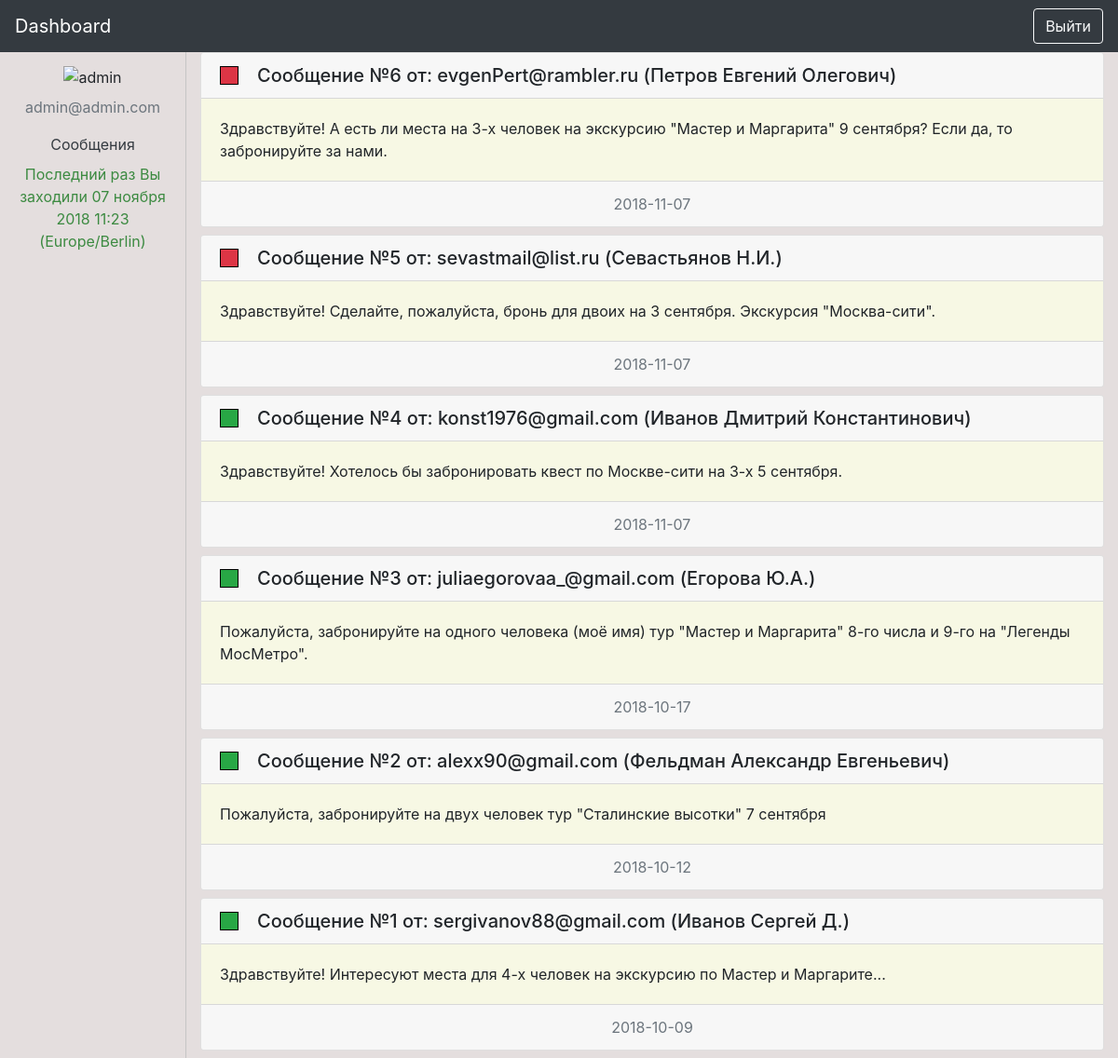
/backend/admin_page.php (signed in), run on the app's committed database.
### tables this page shows
CREATE TABLE `messages` (
  `message_id` int(255) NOT NULL,
  `email` varchar(255) NOT NULL,
  `full_name` varchar(255) NOT NULL,
  `message` text NOT NULL,
  `date_created` date NOT NULL
);

### backend/admin_page.php (the view, shortened to what this page needs)
<?php
$login = $_SESSION['login'];
?>
<!doctype html>
<html lang="en">
  <head>
    <link rel="stylesheet" href="https://stackpath.bootstrapcdn.com/bootstrap/4.1.3/css/bootstrap.min.css">
    <link rel="stylesheet" href="style.css">
  </head>
  <body>
    <nav class="navbar top-fixed navbar-dark bg-dark">
        <a class="navbar-brand" href="#">Dashboard</a>
        <a class="btn btn-outline-light" href="unauth.php" role="button">Выйти</a>
    </nav>
    <div class="container-fluid">
        <div class="row container-fluid-content">
            <div class="d-flex col-12 col-sm-3 col-lg-2 sidebar flex-column text-center">
                <div><img src="admin.png" alt="admin" class="sidebar-icon"></div>
                <div class="navbar-nav navbar-nav-margin">
                    <a class="nav-item nav-link disabled admin-name" href="#"><?= $login?></a>
                    <a class="nav-item nav-link text-dark" href="#">Сообщения</a>
                    <span class="text-light-grey mb-1">
                        <?php
                            include "db.php";
                            $month_name = [
                                'января',
                                'февраля',
                                'марта',
                                'апреля',
                                'мая',
                                'июня',
                                'июля',
                                'августа',
                                'сентября',
                                'октября',
                                'ноября',
                                'декабря',
                            ];
                            $new_last_visit = date("d {$month_name[date('n') - 1]} Y G:i (e)");
                            $query = "SELECT last_visit FROM admins WHERE login='$login'";
                            $result = mysqli_query($link, $query);
                            $result_assoc = mysqli_fetch_assoc($result);
                            if ($result_assoc['last_visit'] == '') {
                                echo 'Вы не посещали ранее эту страницу';
                                $query = "UPDATE admins SET last_visit='$new_last_visit' WHERE login='$login'";
                                mysqli_query($link, $query);
                            } else {
                                echo "Последний раз Вы заходили {$result_assoc['last_visit']}";
                            }
                        ?>
                    </span>
                </div>
            </div>
            <div class="col messages">
                <?php
                    include "db.php";
                    $query = "SELECT * FROM messages;";
                    $result = mysqli_query($link, $query);
                    while ($messages_data = mysqli_fetch_assoc($result)) {
                        $messages[] = $messages_data;
                    }
                    $message_item = [];
                    foreach ($messages as $index => $message) {
                        $message_index = $index + 1;
                        $email = $message['email'];
                        $message_content = $message['message'];
                        $name = $message['full_name'];
                        $date_created = $message['date_created'];
                        $is_read_check = "SELECT login, message FROM is_read WHERE login='$login' AND message='$message_content'";
                        $is_read_check_assoc = mysqli_fetch_assoc(mysqli_query($link, $is_read_check));
                        $sign_color = ($is_read_check_assoc == NULL) ? "bg-danger" : "bg-success";
                        $message_card = "<div class=\"card mb-2\">" . "<h5 class=\"card-header d-flex align-items-center\"><div class=\"sign $sign_color\"></div>Сообщение №" .
                                        "$message_index от: " . "$email ($name)" . "</h5><div class=\"card-body bg-milky\"><p class=\"card-text\">" .
                                        "$message_content" . "</p></div><div class=\"card-footer text-muted text-center\">" . "$date_created" .
                                        "</div></div>";
                        $message_item[] = $message_card;
                        if ($sign_color == "bg-danger") {
                            $query_add_message_status = "INSERT INTO is_read (login, message) VALUES ('$login', '$message_content')";
                            mysqli_query($link, $query_add_message_status);
                        }
                    }
                    for ($index = count($message_item) - 1; $index >= 0; $index--) {
                        echo "$message_item[$index]";
                    }
                ?>
            </div>
        </div>
    </div>
  </body>
</html>

### backend/style.css (style rules this page uses)
body { background: rgba(151, 129, 129, 0.26); }
img { height: 50px; }
.sidebar { border-right: 1px rgb(197, 197, 197) solid; }
.sidebar-icon { margin: 15px 0 0 0; }
.navbar-nav-margin { margin-top: 0; }
.admin-name { cursor: unset; }
.bg-milky { background: rgb(247, 248, 228); }
.card { overflow: auto; }
.sign { height: 20px; width: 20px; border: 1px solid black; margin-right: 20px; }
.text-light-grey { color: rgb(60, 138, 65); }

### data on the page
messages: message_index "6", email "evgenPert@rambler.ru", full_name "Петров Евгений Олегович", message "Здравствуйте! А есть ли места на 3-х человек на экскурсию \"Мастер и Маргарита\" 9 сентября? Если да, то забронируйте за нами.", date_created "2018-11-07"
messages: message_index "5", email "sevastmail@list.ru", full_name "Севастьянов Н.И.", message "Здравствуйте! Сделайте, пожалуйста, бронь для двоих на 3 сентября. Экскурсия \"Москва-сити\".", date_created "2018-11-07"
messages: message_index "4", email "konst1976@gmail.com", full_name "Иванов Дмитрий Константинович", message "Здравствуйте! Хотелось бы забронировать квест по Москве-сити на 3-х 5 сентября.", date_created "2018-11-07"
messages: message_index "3", email "juliaegorovaa_@gmail.com", full_name "Егорова Ю.А.", message "Пожалуйста, забронируйте на одного человека (моё имя) тур \"Мастер и Маргарита\" 8-го числа и 9-го на \"Легенды МосМетро\".", date_created "2018-10-17"
messages: message_index "2", email "alexx90@gmail.com", full_name "Фельдман Александр Евгеньевич", message "Пожалуйста, забронируйте на двух человек тур \"Сталинские высотки\" 7 сентября", date_created "2018-10-12"
messages: message_index "1", email "sergivanov88@gmail.com", full_name "Иванов Сергей Д.", message "Здравствуйте! Интересуют места для 4-х человек на экскурсию по Мастер и Маргарите...", date_created "2018-10-09"

### other printed values
$login "admin@admin.com"
$result_assoc['last_visit'] "07 ноября 2018 11:23 (Europe/Berlin)"
